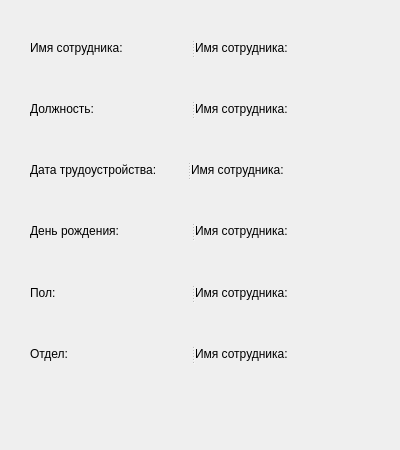
<?xml version="1.0" encoding="UTF-8"?>
<ui version="4.0">
 <class>Dialog</class>
 <widget class="QDialog" name="Dialog">
  <property name="geometry">
   <rect>
    <x>0</x>
    <y>0</y>
    <width>400</width>
    <height>450</height>
   </rect>
  </property>
  <property name="minimumSize">
   <size>
    <width>155</width>
    <height>0</height>
   </size>
  </property>
  <property name="windowTitle">
   <string>Dialog</string>
  </property>
  <widget class="QWidget" name="layoutWidget">
   <property name="geometry">
    <rect>
     <x>30</x>
     <y>20</y>
     <width>321</width>
     <height>361</height>
    </rect>
   </property>
   <layout class="QVBoxLayout" name="verticalLayout">
    <item>
     <widget class="QSplitter" name="splitter">
      <property name="orientation">
       <enum>Qt::Horizontal</enum>
      </property>
      <widget class="QLabel" name="label">
       <property name="text">
        <string>Имя сотрудника:</string>
       </property>
      </widget>
      <widget class="QLabel" name="labelName">
       <property name="enabled">
        <bool>true</bool>
       </property>
       <property name="minimumSize">
        <size>
         <width>156</width>
         <height>0</height>
        </size>
       </property>
       <property name="maximumSize">
        <size>
         <width>156</width>
         <height>16777215</height>
        </size>
       </property>
       <property name="text">
        <string>Имя сотрудника:</string>
       </property>
      </widget>
     </widget>
    </item>
    <item>
     <widget class="QSplitter" name="splitter_3">
      <property name="orientation">
       <enum>Qt::Horizontal</enum>
      </property>
      <widget class="QLabel" name="label_3">
       <property name="text">
        <string>Должность:</string>
       </property>
      </widget>
      <widget class="QLabel" name="labelPosition">
       <property name="minimumSize">
        <size>
         <width>155</width>
         <height>0</height>
        </size>
       </property>
       <property name="maximumSize">
        <size>
         <width>156</width>
         <height>16777215</height>
        </size>
       </property>
       <property name="text">
        <string>Имя сотрудника:</string>
       </property>
      </widget>
     </widget>
    </item>
    <item>
     <widget class="QSplitter" name="splitter_6">
      <property name="orientation">
       <enum>Qt::Horizontal</enum>
      </property>
      <widget class="QLabel" name="label_6">
       <property name="maximumSize">
        <size>
         <width>157</width>
         <height>16777215</height>
        </size>
       </property>
       <property name="text">
        <string>Дата трудоустройства:</string>
       </property>
      </widget>
      <widget class="QLabel" name="labelDateOfHiring">
       <property name="minimumSize">
        <size>
         <width>155</width>
         <height>0</height>
        </size>
       </property>
       <property name="maximumSize">
        <size>
         <width>156</width>
         <height>16777215</height>
        </size>
       </property>
       <property name="text">
        <string>Имя сотрудника:</string>
       </property>
      </widget>
     </widget>
    </item>
    <item>
     <widget class="QSplitter" name="splitter_4">
      <property name="orientation">
       <enum>Qt::Horizontal</enum>
      </property>
      <widget class="QLabel" name="label_4">
       <property name="text">
        <string>День рождения:</string>
       </property>
      </widget>
      <widget class="QLabel" name="labelDateOfBirth">
       <property name="minimumSize">
        <size>
         <width>155</width>
         <height>0</height>
        </size>
       </property>
       <property name="maximumSize">
        <size>
         <width>156</width>
         <height>16777215</height>
        </size>
       </property>
       <property name="text">
        <string>Имя сотрудника:</string>
       </property>
      </widget>
     </widget>
    </item>
    <item>
     <widget class="QSplitter" name="splitter_2">
      <property name="orientation">
       <enum>Qt::Horizontal</enum>
      </property>
      <widget class="QLabel" name="label_2">
       <property name="text">
        <string>Пол:</string>
       </property>
      </widget>
      <widget class="QLabel" name="labelSex">
       <property name="minimumSize">
        <size>
         <width>155</width>
         <height>0</height>
        </size>
       </property>
       <property name="maximumSize">
        <size>
         <width>156</width>
         <height>16777215</height>
        </size>
       </property>
       <property name="text">
        <string>Имя сотрудника:</string>
       </property>
      </widget>
     </widget>
    </item>
    <item>
     <widget class="QSplitter" name="splitter_5">
      <property name="orientation">
       <enum>Qt::Horizontal</enum>
      </property>
      <widget class="QLabel" name="label_5">
       <property name="text">
        <string>Отдел:</string>
       </property>
      </widget>
      <widget class="QLabel" name="labelDepatment">
       <property name="minimumSize">
        <size>
         <width>155</width>
         <height>0</height>
        </size>
       </property>
       <property name="maximumSize">
        <size>
         <width>156</width>
         <height>16777215</height>
        </size>
       </property>
       <property name="text">
        <string>Имя сотрудника:</string>
       </property>
      </widget>
     </widget>
    </item>
   </layout>
  </widget>
 </widget>
 <resources/>
 <connections/>
</ui>
